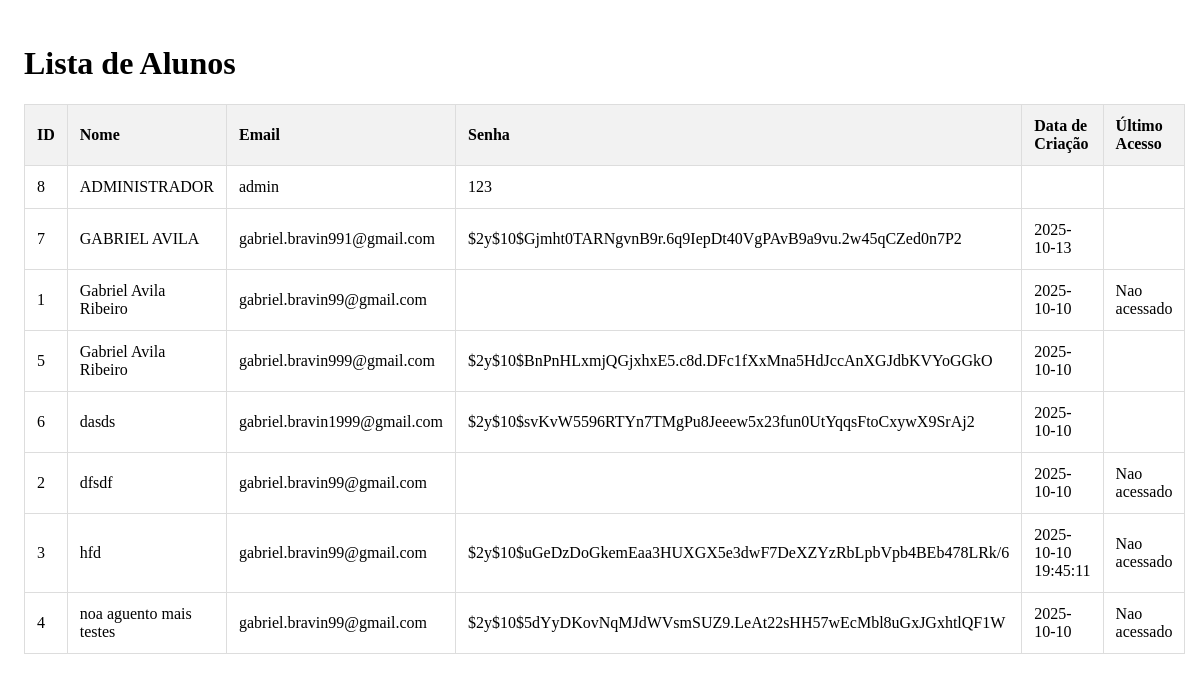
/paginaListarAlunos.php, run on an earlier commit of the app's database.
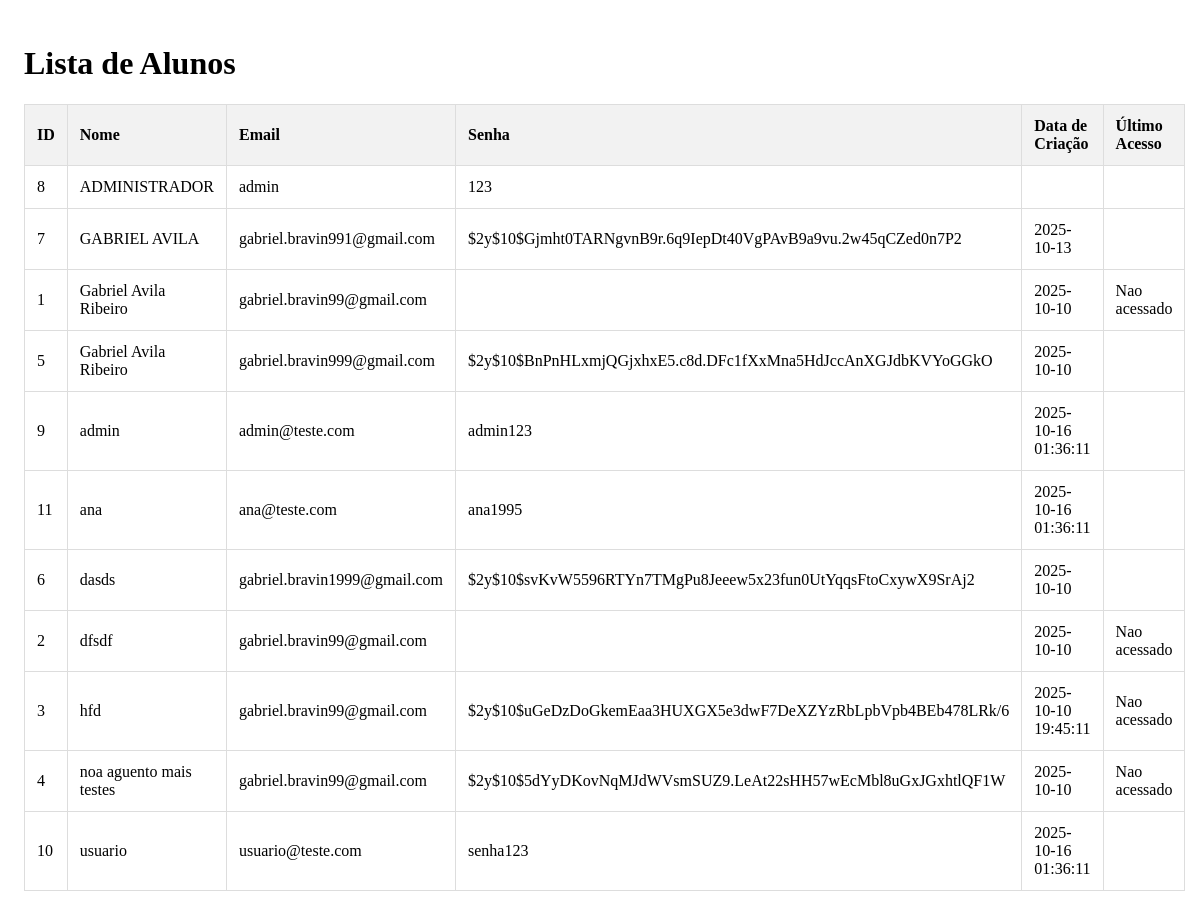
And on a later commit of the database.
### tables this page shows
CREATE TABLE usuarios (
    id INTEGER PRIMARY KEY AUTOINCREMENT,
    nome TEXT ,
    email TEXT ,
    senha TEXT ,
    data_criacao TIMESTAMP DEFAULT CURRENT_TIMESTAMP,
    data_ultimo_acesso TIMESTAMP
);

### paginaListarAlunos.php (the view, shortened to what this page needs)
<?php
try {
    $db_file = __DIR__ . '/banco.sqlite';
    $pdo = new PDO("sqlite:$db_file");
    $sql = 'SELECT nome, id, email, senha, data_criacao, data_ultimo_acesso FROM usuarios ORDER BY nome';
    $stmt = $pdo->prepare($sql);
    $stmt->execute();
    $alunos = $stmt->fetchAll(PDO::FETCH_ASSOC);
} catch (PDOException $e) {
    die("Erro ao carregar os dados dos alunos: " . $e->getMessage());
}
?>
<!DOCTYPE html>
<html lang="pt-BR">
<head>
</head>
<body>
    <h1>Lista de Alunos</h1>
    <table class="tabela-alunos">
        <thead>
            <tr>
                <th>ID</th>
                <th>Nome</th>
                <th>Email</th>
                <th>Senha</th>
                <th>Data de Criação</th>
                <th>Último Acesso</th>
            </tr>
        </thead>
        <tbody>
            <?php if (count($alunos) > 0): ?>
                <?php foreach ($alunos as $aluno): ?>
                    <tr>
                        <td><?php echo htmlspecialchars($aluno['id']); ?></td>
                        <td><?php echo htmlspecialchars($aluno['nome']); ?></td>
                        <td><?php echo htmlspecialchars($aluno['email']); ?></td>
                        <td><?php echo htmlspecialchars($aluno['senha']); ?></td>
                        <td><?php echo htmlspecialchars($aluno['data_criacao'] ?? ''); ?></td>
                        <td><?php echo htmlspecialchars($aluno['data_ultimo_acesso'] ?? ''); ?></td>
                    </tr>
                <?php endforeach; ?>
            <?php else: ?>
                <tr>
                    <td colspan="6">Nenhum aluno encontrado no banco de dados.</td>
                </tr>
            <?php endif; ?>
        </tbody>
    </table>
</body>
</html>

### paginaListarAlunos.php (style rules this page uses)
body { background-color: transparent; padding: 1rem; }
.tabela-alunos { width: 100%; border-collapse: collapse; }
.tabela-alunos th, .tabela-alunos td { border: 1px solid #ddd; padding: 12px; text-align: left; }
.tabela-alunos th { background-color: #f2f2f2; }

What changed in the data, as far as the page shows it:
added usuarios: id "9", nome "admin", email "admin@teste.com", senha "admin123", data_criacao "2025-10-16 01:36:11"
added usuarios: id "11", nome "ana", email "ana@teste.com", senha "ana1995", data_criacao "2025-10-16 01:36:11"
added usuarios: id "10", nome "usuario", email "usuario@teste.com", senha "senha123", data_criacao "2025-10-16 01:36:11"
